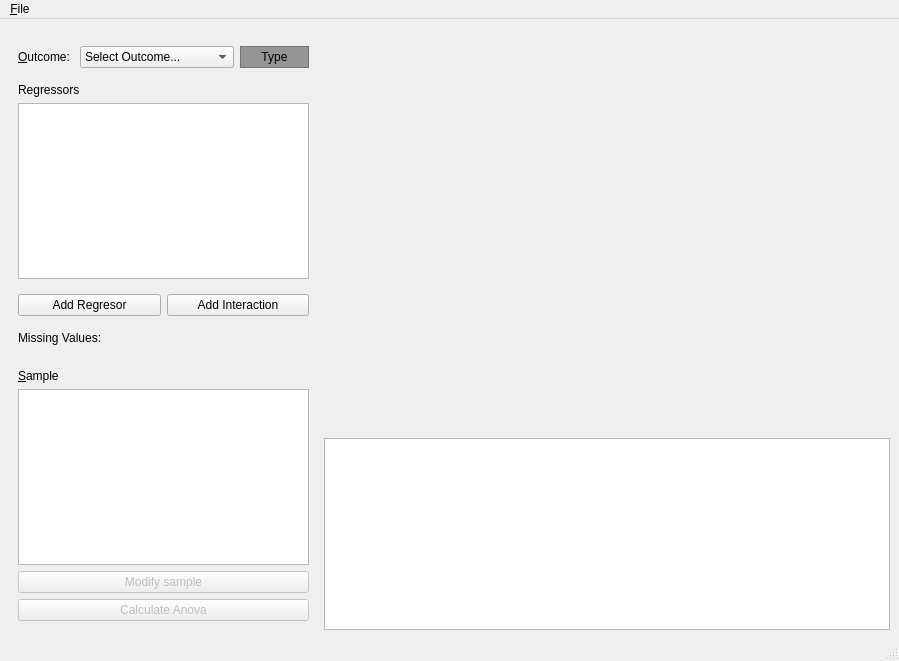
<?xml version="1.0" encoding="UTF-8"?>
<ui version="4.0">
 <class>Anova_gui</class>
 <widget class="QMainWindow" name="Anova_gui">
  <property name="geometry">
   <rect>
    <x>0</x>
    <y>0</y>
    <width>899</width>
    <height>661</height>
   </rect>
  </property>
  <property name="windowTitle">
   <string>Braviz - Anova</string>
  </property>
  <property name="windowIcon">
   <iconset>
    <normalon>:/icons/baviz_anova.png</normalon>
   </iconset>
  </property>
  <widget class="QWidget" name="centralwidget">
   <layout class="QHBoxLayout" name="horizontalLayout_4">
    <item>
     <widget class="QFrame" name="control_widget">
      <property name="maximumSize">
       <size>
        <width>309</width>
        <height>16777215</height>
       </size>
      </property>
      <property name="frameShape">
       <enum>QFrame::NoFrame</enum>
      </property>
      <property name="frameShadow">
       <enum>QFrame::Raised</enum>
      </property>
      <layout class="QVBoxLayout" name="verticalLayout">
       <property name="leftMargin">
        <number>0</number>
       </property>
       <property name="topMargin">
        <number>0</number>
       </property>
       <property name="rightMargin">
        <number>0</number>
       </property>
       <property name="bottomMargin">
        <number>0</number>
       </property>
       <item>
        <widget class="QFrame" name="frame">
         <property name="frameShape">
          <enum>QFrame::NoFrame</enum>
         </property>
         <property name="frameShadow">
          <enum>QFrame::Raised</enum>
         </property>
         <layout class="QVBoxLayout" name="verticalLayout_3">
          <item>
           <widget class="QFrame" name="frame_3">
            <property name="frameShape">
             <enum>QFrame::NoFrame</enum>
            </property>
            <property name="frameShadow">
             <enum>QFrame::Raised</enum>
            </property>
            <layout class="QHBoxLayout" name="horizontalLayout_2">
             <property name="leftMargin">
              <number>0</number>
             </property>
             <property name="rightMargin">
              <number>0</number>
             </property>
             <item>
              <widget class="QLabel" name="label">
               <property name="maximumSize">
                <size>
                 <width>56</width>
                 <height>16777215</height>
                </size>
               </property>
               <property name="toolTip">
                <string>Dependent Variable</string>
               </property>
               <property name="text">
                <string>&amp;Outcome: </string>
               </property>
               <property name="buddy">
                <cstring>outcome_sel</cstring>
               </property>
              </widget>
             </item>
             <item>
              <widget class="QComboBox" name="outcome_sel">
               <property name="sizePolicy">
                <sizepolicy hsizetype="Expanding" vsizetype="Fixed">
                 <horstretch>0</horstretch>
                 <verstretch>0</verstretch>
                </sizepolicy>
               </property>
               <property name="currentIndex">
                <number>0</number>
               </property>
               <item>
                <property name="text">
                 <string extracomment="select a new variable">Select Outcome...</string>
                </property>
               </item>
              </widget>
             </item>
             <item>
              <widget class="QLabel" name="outcome_type">
               <property name="sizePolicy">
                <sizepolicy hsizetype="Preferred" vsizetype="Preferred">
                 <horstretch>0</horstretch>
                 <verstretch>0</verstretch>
                </sizepolicy>
               </property>
               <property name="minimumSize">
                <size>
                 <width>69</width>
                 <height>0</height>
                </size>
               </property>
               <property name="toolTip">
                <string>Data type of outcome</string>
               </property>
               <property name="whatsThis">
                <string>The outcome may be an ordinal, binary or nominal variable</string>
               </property>
               <property name="styleSheet">
                <string notr="true">background-color:rgb(149, 149, 149)
</string>
               </property>
               <property name="frameShape">
                <enum>QFrame::StyledPanel</enum>
               </property>
               <property name="text">
                <string>Type</string>
               </property>
               <property name="scaledContents">
                <bool>false</bool>
               </property>
               <property name="alignment">
                <set>Qt::AlignCenter</set>
               </property>
               <property name="textInteractionFlags">
                <set>Qt::LinksAccessibleByMouse|Qt::TextSelectableByMouse</set>
               </property>
              </widget>
             </item>
            </layout>
           </widget>
          </item>
          <item>
           <widget class="QLabel" name="label_2">
            <property name="toolTip">
             <string>Independent Variable</string>
            </property>
            <property name="text">
             <string>Regressors</string>
            </property>
            <property name="buddy">
             <cstring>reg_table</cstring>
            </property>
           </widget>
          </item>
          <item>
           <widget class="QTableView" name="reg_table">
            <property name="sizePolicy">
             <sizepolicy hsizetype="Expanding" vsizetype="Expanding">
              <horstretch>0</horstretch>
              <verstretch>1</verstretch>
             </sizepolicy>
            </property>
            <property name="contextMenuPolicy">
             <enum>Qt::CustomContextMenu</enum>
            </property>
            <property name="alternatingRowColors">
             <bool>true</bool>
            </property>
            <property name="selectionBehavior">
             <enum>QAbstractItemView::SelectRows</enum>
            </property>
            <attribute name="horizontalHeaderStretchLastSection">
             <bool>true</bool>
            </attribute>
           </widget>
          </item>
          <item>
           <widget class="QFrame" name="frame_5">
            <property name="frameShape">
             <enum>QFrame::NoFrame</enum>
            </property>
            <property name="frameShadow">
             <enum>QFrame::Raised</enum>
            </property>
            <layout class="QHBoxLayout" name="horizontalLayout_3">
             <property name="leftMargin">
              <number>0</number>
             </property>
             <property name="rightMargin">
              <number>0</number>
             </property>
             <item>
              <widget class="QPushButton" name="add_regressor_button">
               <property name="toolTip">
                <string>Add regressor variables for the anova analysis</string>
               </property>
               <property name="text">
                <string>Add Regresor</string>
               </property>
              </widget>
             </item>
             <item>
              <widget class="QPushButton" name="add_interaction_button">
               <property name="toolTip">
                <string>Add interaction terms to this anova analysis</string>
               </property>
               <property name="text">
                <string>Add Interaction</string>
               </property>
              </widget>
             </item>
            </layout>
           </widget>
          </item>
          <item>
           <widget class="QLabel" name="missing_label">
            <property name="text">
             <string>Missing Values:</string>
            </property>
           </widget>
          </item>
         </layout>
        </widget>
       </item>
       <item>
        <widget class="QFrame" name="frame_4">
         <property name="frameShape">
          <enum>QFrame::NoFrame</enum>
         </property>
         <property name="frameShadow">
          <enum>QFrame::Raised</enum>
         </property>
         <layout class="QVBoxLayout" name="verticalLayout_4">
          <item>
           <widget class="QLabel" name="label_3">
            <property name="text">
             <string>&amp;Sample</string>
            </property>
            <property name="buddy">
             <cstring>sample_tree</cstring>
            </property>
           </widget>
          </item>
          <item>
           <widget class="QTreeView" name="sample_tree">
            <property name="sizePolicy">
             <sizepolicy hsizetype="Expanding" vsizetype="Preferred">
              <horstretch>0</horstretch>
              <verstretch>0</verstretch>
             </sizepolicy>
            </property>
            <property name="maximumSize">
             <size>
              <width>16777215</width>
              <height>200</height>
             </size>
            </property>
            <property name="alternatingRowColors">
             <bool>true</bool>
            </property>
            <property name="uniformRowHeights">
             <bool>true</bool>
            </property>
           </widget>
          </item>
          <item>
           <widget class="QPushButton" name="modify_sample_button">
            <property name="enabled">
             <bool>false</bool>
            </property>
            <property name="toolTip">
             <string>Change the datapoints that will be used in this anova analysis</string>
            </property>
            <property name="text">
             <string>Modify sample</string>
            </property>
           </widget>
          </item>
          <item>
           <widget class="QPushButton" name="calculate_button">
            <property name="enabled">
             <bool>false</bool>
            </property>
            <property name="toolTip">
             <string>Perform the anova calculation</string>
            </property>
            <property name="text">
             <string>Calculate Anova</string>
            </property>
           </widget>
          </item>
         </layout>
        </widget>
       </item>
      </layout>
     </widget>
    </item>
    <item>
     <widget class="QFrame" name="frame_2">
      <property name="frameShape">
       <enum>QFrame::NoFrame</enum>
      </property>
      <property name="frameShadow">
       <enum>QFrame::Raised</enum>
      </property>
      <layout class="QVBoxLayout" name="verticalLayout_2" stretch="1,0,0">
       <property name="leftMargin">
        <number>0</number>
       </property>
       <property name="topMargin">
        <number>0</number>
       </property>
       <property name="rightMargin">
        <number>0</number>
       </property>
       <property name="bottomMargin">
        <number>0</number>
       </property>
       <item>
        <widget class="QFrame" name="plot_frame">
         <property name="minimumSize">
          <size>
           <width>0</width>
           <height>258</height>
          </size>
         </property>
         <property name="locale">
          <locale language="English" country="UnitedStates"/>
         </property>
         <property name="frameShape">
          <enum>QFrame::NoFrame</enum>
         </property>
         <property name="frameShadow">
          <enum>QFrame::Raised</enum>
         </property>
        </widget>
       </item>
       <item>
        <spacer name="verticalSpacer_3">
         <property name="orientation">
          <enum>Qt::Vertical</enum>
         </property>
         <property name="sizeHint" stdset="0">
          <size>
           <width>20</width>
           <height>10</height>
          </size>
         </property>
        </spacer>
       </item>
       <item>
        <widget class="QTableView" name="results_table">
         <property name="cursor" stdset="0">
          <cursorShape>ArrowCursor</cursorShape>
         </property>
         <property name="dragEnabled">
          <bool>true</bool>
         </property>
         <property name="alternatingRowColors">
          <bool>true</bool>
         </property>
         <property name="selectionBehavior">
          <enum>QAbstractItemView::SelectRows</enum>
         </property>
         <property name="sortingEnabled">
          <bool>true</bool>
         </property>
         <attribute name="horizontalHeaderStretchLastSection">
          <bool>true</bool>
         </attribute>
        </widget>
       </item>
      </layout>
     </widget>
    </item>
   </layout>
  </widget>
  <widget class="QMenuBar" name="menubar">
   <property name="geometry">
    <rect>
     <x>0</x>
     <y>0</y>
     <width>899</width>
     <height>26</height>
    </rect>
   </property>
   <widget class="QMenu" name="menuFile">
    <property name="title">
     <string>&amp;File</string>
    </property>
    <widget class="QMenu" name="menuExport">
     <property name="title">
      <string>Export</string>
     </property>
     <addaction name="actionImages"/>
     <addaction name="actionData"/>
    </widget>
    <addaction name="actionSave_scneario"/>
    <addaction name="actionLoad_scenario"/>
    <addaction name="separator"/>
    <addaction name="menuExport"/>
   </widget>
   <addaction name="menuFile"/>
  </widget>
  <widget class="QStatusBar" name="statusbar"/>
  <action name="actionSave_scneario">
   <property name="text">
    <string>Save scenario</string>
   </property>
  </action>
  <action name="actionLoad_scenario">
   <property name="text">
    <string>Load scenario</string>
   </property>
  </action>
  <action name="actionImages">
   <property name="text">
    <string>Images</string>
   </property>
  </action>
  <action name="actionData">
   <property name="text">
    <string>Data</string>
   </property>
  </action>
 </widget>
 <resources>
  <include location="resources.qrc"/>
 </resources>
 <connections/>
</ui>
